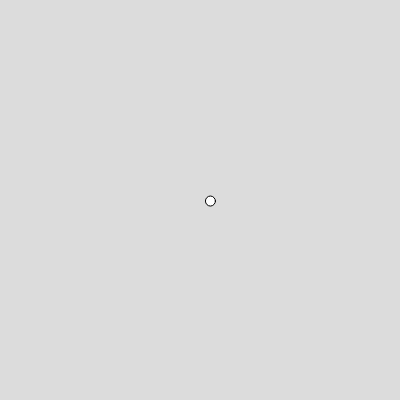
Frame 1 (no input)
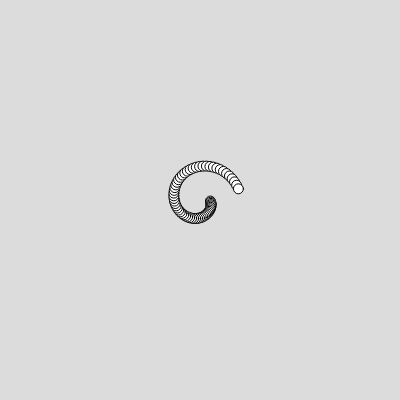
Frame 60 (no input)
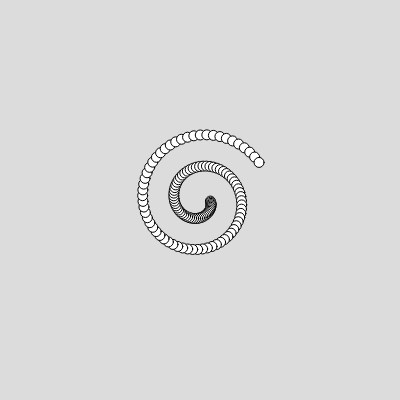
Frame 120 (the mouse pressed at the canvas centre since frame 60)

The p5.js sketch that drew these frames (run headless with seeded random() and noise() and a simulated clock; from frame 60 on, the mouse is pressed at the canvas centre):

// p5.js sketch
// ── sketch.js
var angle = 0;
  var r = 10;

var spin = 0.1;
var grow = spin * 5;

function setup() {
  createCanvas(400, 400);
  background(220);
}

function draw() {
  angle += spin;
  r = r + grow;
  //r = noise(angle) * 100;
  // Polar to Cartesian Transformation
  var x = cos(angle)*r;
  var y = sin(angle)*r;
  translate(200, 200);
  //line(0, 0, x, y);
  ellipse(x, y, 10, 10);
}
